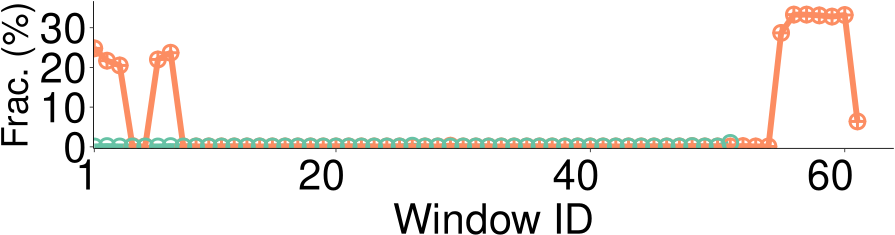

Recreate this plot in R.
library(grid)
library(ggplot2)
library(extrafont)
require("RColorBrewer")
require(scales)
font_import()
loadfonts()

mywidth=9
myheight=2.5
my_value=c(1,10)
my_line=c("longdash","solid")

if(T){
    args <- commandArgs(trailingOnly = TRUE)
    x1 <- read.table("prefixDistribution-1000-CouchDB-first.data",header=TRUE)
    cairo_pdf(file="prefixDistribution-1000-CouchDB-first.pdf", width=mywidth, height=myheight)
    x1$type <- factor(x1$type, levels=c("Raw","Mixed"), labels=c("Raw","Mixed"))
    ggplot(data=x1, aes(x=ID,y=ratio,shape=type,linetype=type, colour=type)) +
    geom_line(size=2)  + 
        geom_point(size=4, stroke=1.5, fill="white") +
    scale_shape_manual(values=c(my_value)) +
    scale_colour_brewer(palette = "Set2") + 
    scale_linetype_manual(values=c(my_line)) +
    scale_size_manual(values=c(1.5, 1.5)) +
    coord_cartesian(ylim=c(0.013, 0.35), xlim=c(3.8, 61)) +
    scale_x_continuous(breaks=c(1, 20, 40, 60)) +
    scale_y_continuous(breaks=seq(0, 0.3, 0.1), labels=format(seq(0, 30, 10), scientific=FALSE)) +
    ylab("Frac. (%)") +
    xlab("Window ID") +
    theme_bw() +
    theme(
        panel.grid.major=element_blank(), panel.grid.minor=element_blank(),
	    panel.background=element_blank(), 
	    # panel.border=element_rect(size=0.5),
	    panel.border = element_blank(),
	    axis.line=element_line(colour="black", size=0.3),
	    axis.ticks=element_line(size=0.3),
        axis.text.x=element_text(margin=margin(5,0,0,0), angle=0, hjust=0.8, colour="black", size=30),
        axis.title.y=element_text(size=26,  hjust=0.5),
        axis.text.y=element_text(margin=margin(0, 2, 0, 0),colour="black",size=30),
        axis.title.x=element_text(size=30),
        legend.title = element_blank(),
        legend.key.size=unit(0.3, "cm"),
        legend.text=element_text(size=20),
        # legend.position=c(0.3,0.82),
        legend.position="none",
        legend.direction="vertical",
        legend.margin = margin(t = 0, unit='cm'),
        plot.margin=unit(c(0.1,0.1,0.1,0.1), "cm")
    )
}
